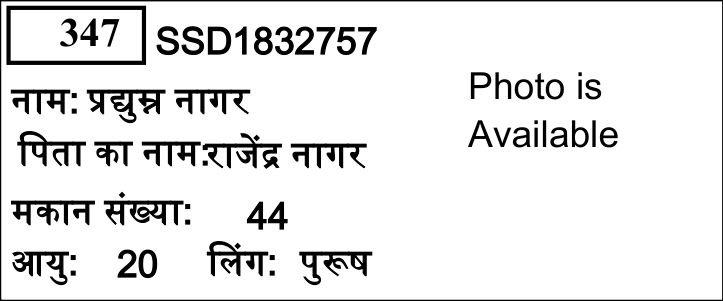
#> input picture card_347.png, 723 x 301 px
$ python -i card_detector.py   (imports and definitions only)
#> lines starting #> are read from the running program, lines starting #| are printed output that depends on the picture; after the words box and inside, x2 and y2 are one past the last pixel; in counts of white or black regions, pixels touching at a corner belong together
#> further down, picture is the input picture: shape (301, 723, 3); min 0, max 255, mean 229.9
"""
Voter Card Detector Module
Detects rectangular voter cards dynamically across 3 columns using OpenCV morphological operations,
contours, geometric filtering, and reading order preservation.
Includes fallback heuristics for broken/faint borders.
"""

import cv2
import numpy as np
from typing import List, Tuple


def detect_voter_cards(page_image: np.ndarray) -> List[Tuple[int, int, int, int]]:
    """
    Detect individual voter card bounding boxes from a rendered page image.

    Args:
        page_image: BGR or Grayscale numpy array of the rendered PDF page.

    Returns:
        List of bounding boxes (x, y, w, h) sorted in reading order (top-to-bottom, left-to-right).
    """
    if page_image is None or page_image.size == 0:
        return []

    # Convert to grayscale if needed
    if len(page_image.shape) == 3:
        gray = cv2.cvtColor(page_image, cv2.COLOR_BGR2GRAY)
    else:
        gray = page_image.copy()

    img_h, img_w = gray.shape
#> img_h = 301; img_w = 723

    # Estimate scaling based on standard A4 width (595 points)
    scale = img_w / 595.0
#> scale = 1.22

    # 1. Invert and apply adaptive thresholding to highlight line boundaries
    thresh = cv2.adaptiveThreshold(
        ~gray, 255, cv2.ADAPTIVE_THRESH_MEAN_C, cv2.THRESH_BINARY, 15, -2
    )
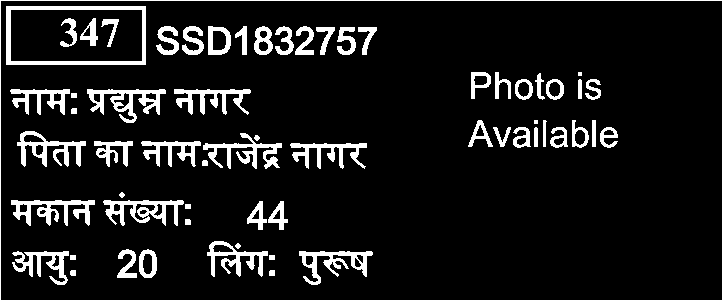
#> thresh: shape (301, 723); 10.1% white; 62 white regions (2 under 20 px), largest, box (x1, y1, x2, y2) and area: (0, 0, 723, 301) 2044, (6, 6, 146, 65) 1579, (87, 89, 166, 123) 1065

    # 2. Morphological operations for horizontal and vertical lines
    # Card width is roughly 25-30% of page width
    h_kernel_len = max(10, int(img_w / 25))
#> h_kernel_len = 28
    h_kernel = cv2.getStructuringElement(cv2.MORPH_RECT, (h_kernel_len, 1))
    h_lines = cv2.morphologyEx(thresh, cv2.MORPH_OPEN, h_kernel)
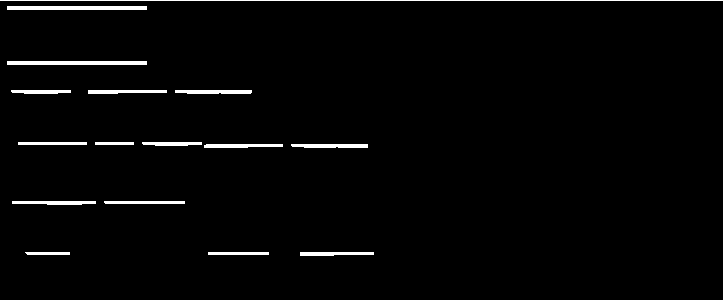
#> h_lines: shape (301, 723); 2.5% white; 17 white regions, largest, box (x1, y1, x2, y2) and area: (0, 0, 723, 1) 723, (0, 300, 723, 301) 723, (7, 6, 147, 10) 560

    # Card height is roughly 8-10% of page height
    v_kernel_len = max(10, int(img_h / 45))
#> v_kernel_len = 10
    v_kernel = cv2.getStructuringElement(cv2.MORPH_RECT, (1, v_kernel_len))
#> v_kernel = [1, 1, 1, 1, 1, 1, 1, 1, 1, 1]
    v_lines = cv2.morphologyEx(thresh, cv2.MORPH_OPEN, v_kernel)
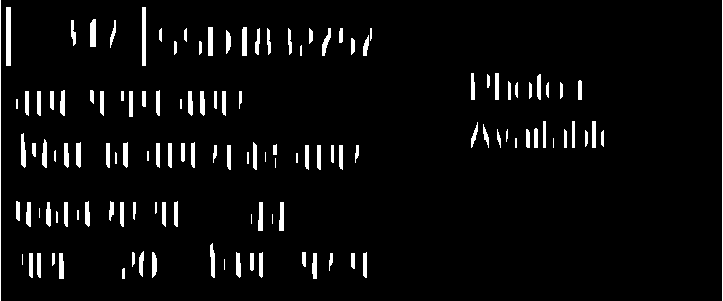
#> v_lines: shape (301, 723); 4.6% white; 129 white regions (8 under 20 px), largest, box (x1, y1, x2, y2) and area: (0, 0, 1, 301) 301, (722, 0, 723, 301) 301, (6, 7, 11, 66) 295

    # Combine horizontal and vertical table grids
    table_grid = cv2.bitwise_or(h_lines, v_lines)
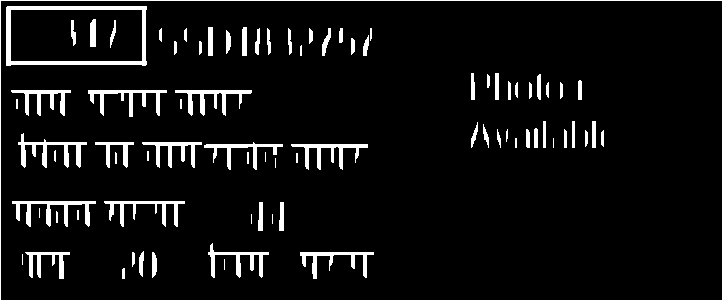
#> table_grid: shape (301, 723); 6.8% white; 81 white regions (8 under 20 px), largest, box (x1, y1, x2, y2) and area: (0, 0, 723, 301) 2044, (6, 6, 147, 66) 1595, (12, 201, 96, 227) 732

    # Close small gaps in borders
    close_kernel = cv2.getStructuringElement(cv2.MORPH_RECT, (3, 3))
    table_grid = cv2.morphologyEx(table_grid, cv2.MORPH_CLOSE, close_kernel)
#> table_grid: shape (301, 723); 6.8% white; 80 white regions (8 under 20 px)

    # 3. Find contours
    contours, _ = cv2.findContours(table_grid, cv2.RETR_TREE, cv2.CHAIN_APPROX_SIMPLE)
#> contours = 82 contours, 21 with area under 20; largest, box (x1, y1, x2, y2) and area: (0, 0, 723, 301) 216600, (0, 0, 723, 301) 216598, (6, 6, 147, 66) 8077, (10, 9, 143, 62) 6862, (12, 201, 96, 227) 549

    # Geometric criteria for a voter card:
    # A voter card spans roughly 24% to 35% of page width, and 62 to 88 PDF points in height
    min_w = int(0.23 * img_w)
    max_w = int(0.36 * img_w)
    min_h = int(60 * scale)
    max_h = int(90 * scale)

    # Ignore header (top 14% of page) and footer (bottom 4% of page)
    min_y = int(0.14 * img_h)
    max_y = int(0.96 * img_h)

    raw_cards = []
    for cnt in contours:
        x, y, w, h = cv2.boundingRect(cnt)
        if min_w <= w <= max_w and min_h <= h <= max_h:
            # Check aspect ratio (width is greater than height, between 1.8 and 3.0)
            aspect_ratio = float(w) / max(1, h)
            if 1.8 <= aspect_ratio <= 3.0:
                # Must be in voter content region (exclude page header and footer)
                if min_y <= y <= max_y:
                    raw_cards.append((x, y, w, h))
#> this loop made 82 passes
#> (x, y, w, h) on passes 2, 3, 6, 7, 8, 9, 10, 11, 17, 18, 19, 20: (0, 0, 723, 301), (122, 268, 3, 11), (300, 252, 74, 27), (152, 252, 5, 26), (132, 252, 3, 15), (25, 252, 45, 27), (139, 251, 5, 26), (208, 243, 61, 35), (279, 202, 5, 29), (258, 202, 5, 29), (104, 201, 81, 26), (12, 201, 84, 26)
#> (cnt, x, y, w, h) on passes 1, 4, 5, 12, 13, 14: ([[0, 0], [0, 300], [722, 300], [722, 0]], 0, 0, 723, 301), ([[224, 259], [224, 269]], 224, 259, 1, 11), ([[22, 254], [22, 264]], 22, 254, 1, 11), ([[272, 214], [272, 223]], 272, 214, 1, 10), ([[251, 214], [251, 223]], 251, 214, 1, 10), ([[56, 211], [56, 222], [57, 222], [57, 212]], 56, 211, 2, 12)
#> after the loop, raw_cards = []

    # 4. Deduplicate overlapping / nested contours (inner photo box or double border)
    filtered = []
    # Sort by area descending to keep outer bounding box
    raw_cards_sorted = sorted(raw_cards, key=lambda b: b[2] * b[3], reverse=True)
#> raw_cards_sorted = []
    tol = int(20 * scale)

    for c in raw_cards_sorted:
        cx, cy, cw, ch = c
        is_dup = False
        for f in filtered:
            fx, fy, fw, fh = f
            # Check if centers or corners are very close
            if abs(cx - fx) < tol and abs(cy - fy) < tol:
                is_dup = True
                break
            # Check if one is contained inside another
            if cx >= fx - 5 and cy >= fy - 5 and (cx + cw) <= (fx + fw + 5) and (cy + ch) <= (fy + fh + 5):
                is_dup = True
                break
        if not is_dup:
            filtered.append(c)
#> this loop made 0 passes
#> after the loop, filtered = []

    # 5. If no cards found by table borders, return empty list (e.g. cover page, map, summary)
    if not filtered:
        return []

    # 6. Sort in natural reading order: Top to bottom (by rows), then Left to right
    sorted_cards = _sort_reading_order(filtered, scale)

    return sorted_cards


# [64 lines left out: functions _sort_reading_order, _generate_heuristic_grid, not called in this run]

>>> import cv2
>>> picture = cv2.imread('card_347.png')
>>> result = detect_voter_cards(picture)
#> result = []

$ run again, on card_354.png
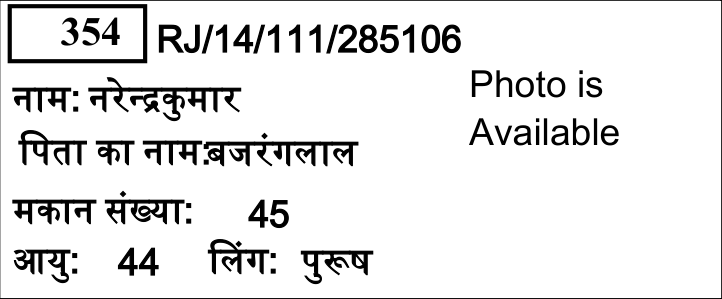
#> input picture card_354.png, 722 x 299 px
#> picture is the input picture: shape (299, 722, 3); min 0, max 255, mean 230
#> in detect_voter_cards, `thresh = cv2.adaptiveThreshold( ~gray, 255, cv2.ADAPTIVE_THRESH_MEAN_C..`:
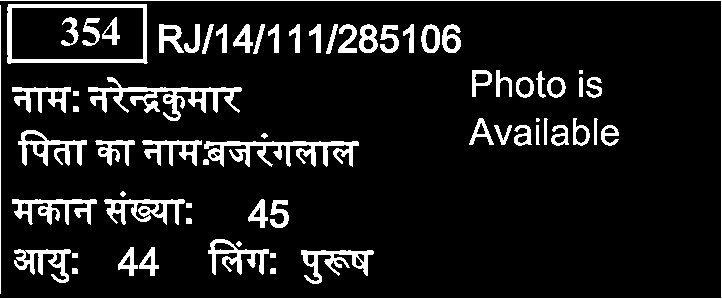
#> thresh: shape (299, 722); 10.6% white; 67 white regions (2 under 20 px), largest, box (x1, y1, x2, y2) and area: (88, 77, 242, 121) 1924, (204, 141, 359, 167) 1785, (0, 0, 722, 299) 1741
#> h_lines: shape (299, 722); 2.6% white; 15 white regions, largest, box (x1, y1, x2, y2) and area: (0, 0, 722, 1) 722, (0, 298, 722, 299) 722, (8, 59, 149, 63) 561
#> v_lines: shape (299, 722); 4.9% white; 139 white regions (13 under 20 px), largest, box (x1, y1, x2, y2) and area: (721, 0, 722, 299) 299, (0, 6, 1, 295) 289, (7, 5, 12, 65) 281
#> in detect_voter_cards, `table_grid = cv2.bitwise_or(h_lines, v_lines)`:
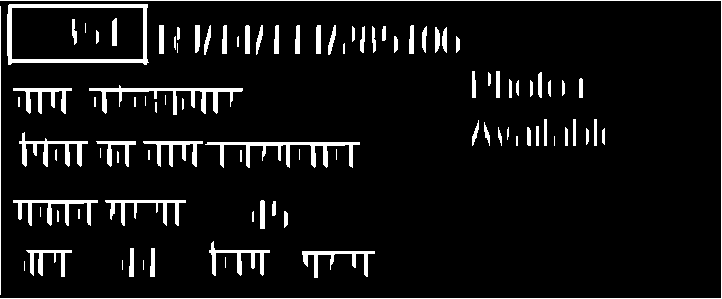
#> table_grid: shape (299, 722); 7.2% white; 94 white regions (13 under 20 px), largest, box (x1, y1, x2, y2) and area: (0, 0, 722, 299) 1741, (7, 4, 149, 65) 1584, (205, 142, 360, 168) 1156
#> contours = 92 contours, 30 with area under 20; largest, box (x1, y1, x2, y2) and area: (7, 4, 149, 65) 8066, (11, 7, 144, 60) 6862, (205, 142, 360, 168) 851, (89, 85, 243, 115) 814, (13, 200, 98, 226) 526
#> the loop in detect_voter_cards, `for cnt in contours:` made 92 passes
#> (cnt, x, y, w, h) on passes 1, 2, 3, 4, 11, 12: ([[24, 261], [24, 270]], 24, 261, 1, 10), ([[143, 260], [143, 269]], 143, 260, 1, 10), ([[122, 260], [122, 269]], 122, 260, 1, 10), ([[225, 257], [225, 267]], 225, 257, 1, 11), ([[253, 211], [252, 212], [252, 221], [253, 221]], 252, 211, 2, 11), ([[57, 210], [57, 221], [58, 221], [58, 211]], 57, 210, 2, 12)
#> after the loop in detect_voter_cards, `for cnt in contours:`: raw_cards = []

$ run again, on card_363.png
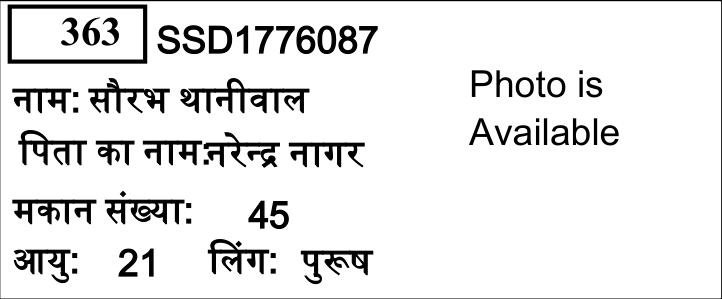
#> input picture card_363.png, 722 x 299 px
#> picture is the input picture: shape (299, 722, 3); min 0, max 255, mean 230.3
#> in detect_voter_cards, `thresh = cv2.adaptiveThreshold( ~gray, 255, cv2.ADAPTIVE_THRESH_MEAN_C..`:
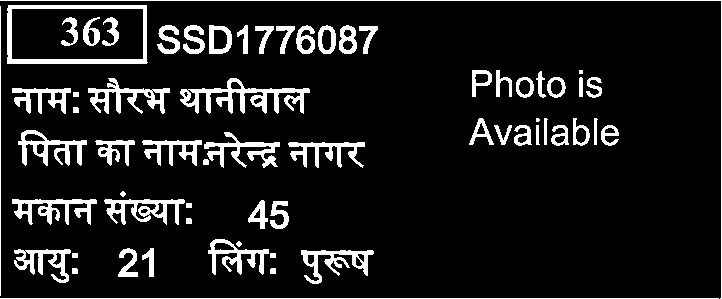
#> thresh: shape (299, 722); 10.5% white; 63 white regions (2 under 20 px), largest, box (x1, y1, x2, y2) and area: (7, 5, 148, 64) 1704, (180, 78, 310, 114) 1647, (0, 0, 722, 299) 1021
#> h_lines: shape (299, 722); 2.7% white; 17 white regions, largest, box (x1, y1, x2, y2) and area: (0, 0, 722, 1) 722, (0, 298, 720, 299) 720, (8, 59, 149, 64) 701
#> v_lines: shape (299, 722); 4.8% white; 137 white regions (10 under 20 px), largest, box (x1, y1, x2, y2) and area: (721, 0, 722, 299) 299, (0, 7, 1, 297) 290, (7, 6, 12, 65) 278
#> in detect_voter_cards, `table_grid = cv2.bitwise_or(h_lines, v_lines)`:
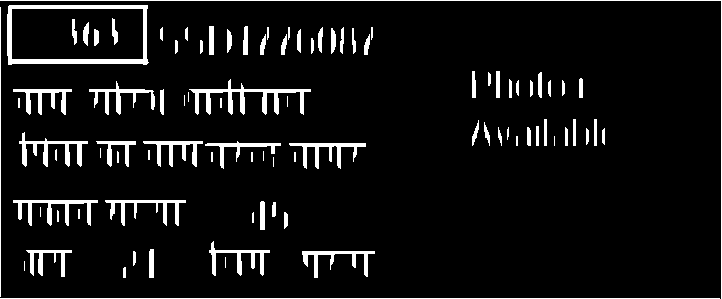
#> table_grid: shape (299, 722); 7.2% white; 91 white regions (10 under 20 px), largest, box (x1, y1, x2, y2) and area: (7, 5, 149, 65) 1710, (189, 79, 311, 115) 1133, (0, 0, 722, 299) 1020
#> contours = 87 contours, 25 with area under 20; largest, box (x1, y1, x2, y2) and area: (7, 5, 149, 65) 8062, (11, 8, 144, 60) 6730, (189, 79, 311, 115) 859, (13, 200, 98, 226) 526, (19, 132, 88, 167) 521
#> the loop in detect_voter_cards, `for cnt in contours:` made 87 passes
#> (x, y, w, h) on passes 1, 4, 5, 6, 7, 8, 9, 14: (123, 267, 3, 11), (302, 251, 73, 27), (133, 251, 3, 15), (26, 250, 46, 27), (149, 249, 5, 29), (209, 241, 61, 35), (284, 212, 4, 17), (272, 202, 4, 15)
#> after the loop in detect_voter_cards, `for cnt in contours:`: raw_cards = []

$ run again, on page_11.png
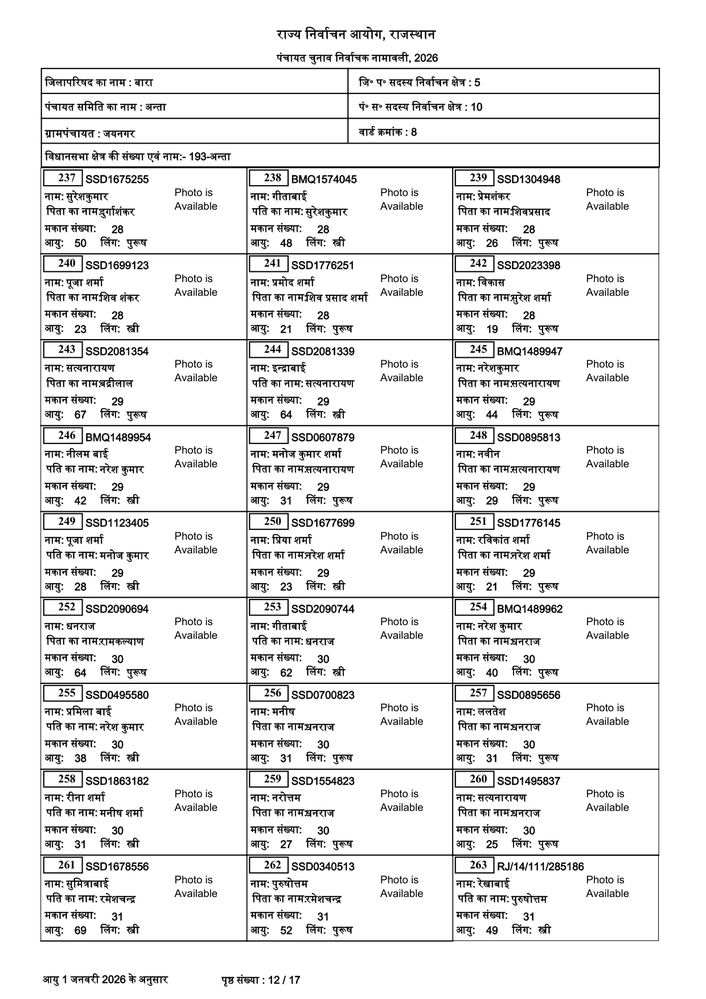
#> input picture page_11.png, 706 x 999 px, shrunk from 1240 x 1753 before the run
#> picture is the input picture: shape (999, 706, 3); min 0, max 255, mean 232.5
#> in detect_voter_cards, `thresh = cv2.adaptiveThreshold( ~gray, 255, cv2.ADAPTIVE_THRESH_MEAN_C..`:
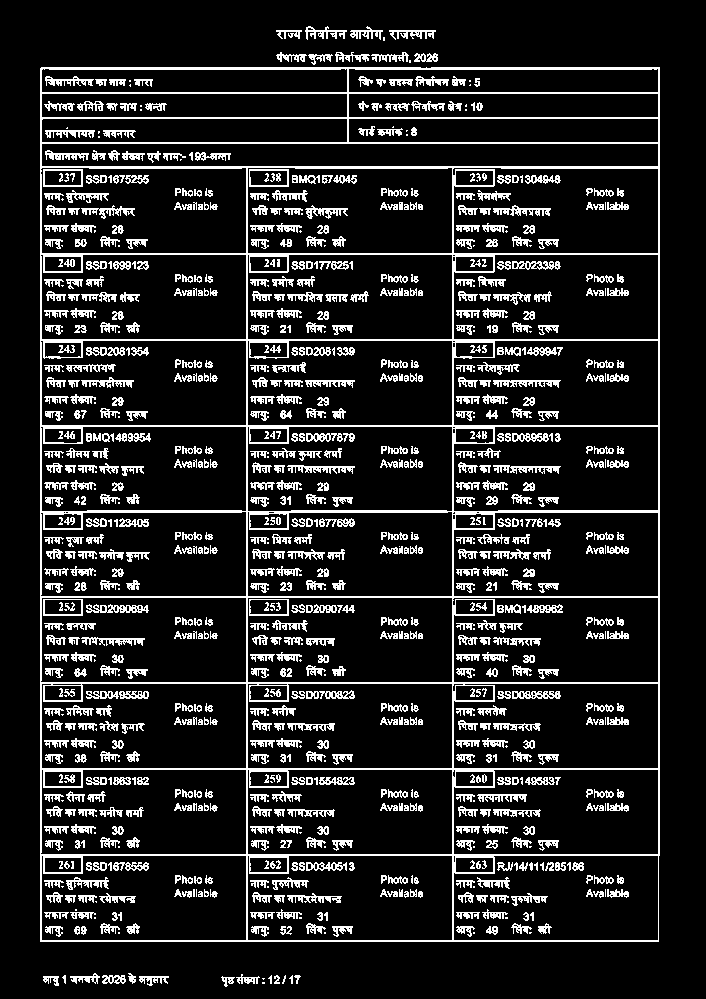
#> thresh: shape (999, 706); 13.6% white in thin lines or dots, all inside (x1, y1, x2, y2) = (40, 26, 660, 987)
#> h_lines: shape (999, 706); 3.7% white in thin lines or dots, all inside (x1, y1, x2, y2) = (41, 30, 661, 978)
#> v_lines: shape (999, 706); 0.94% white in thin lines or dots, all inside (x1, y1, x2, y2) = (40, 68, 660, 943)
#> in detect_voter_cards, `table_grid = cv2.morphologyEx(table_grid, cv2.MORPH_CLOSE, close_kernel)`:
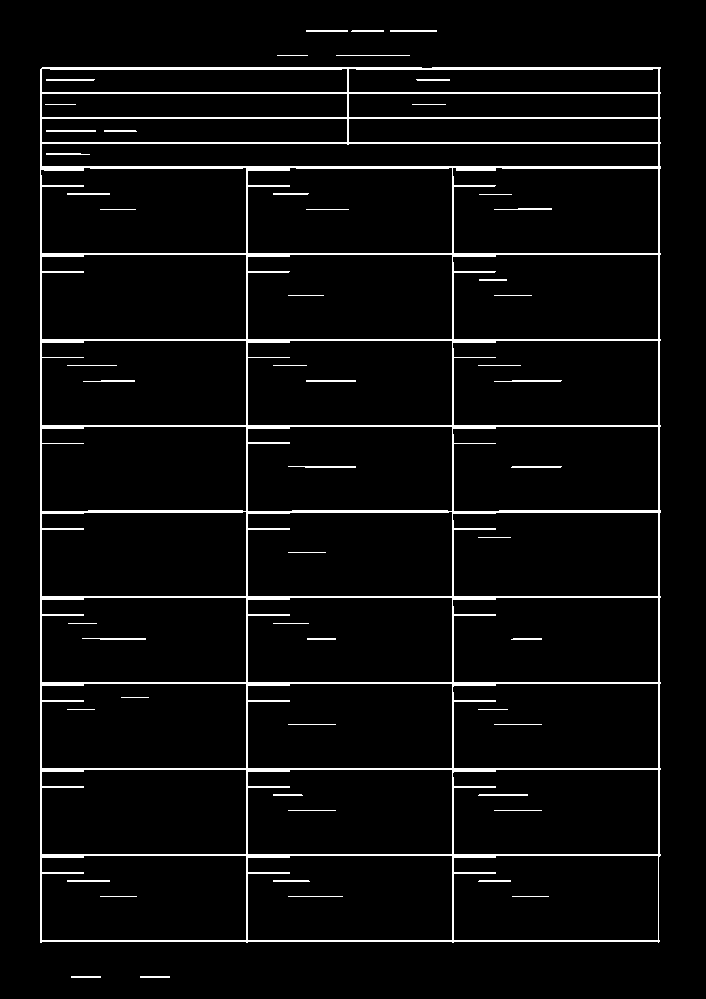
#> table_grid: shape (999, 706); 4.7% white in thin lines or dots, all inside (x1, y1, x2, y2) = (40, 30, 661, 978)
#> contours = 88 contours, 26 with area under 20; largest, box (x1, y1, x2, y2) and area: (40, 67, 661, 943) 540945, (452, 340, 659, 426) 17343, (247, 340, 453, 426) 17338, (41, 340, 247, 426) 17338, (452, 167, 659, 254) 17320
#> the loop in detect_voter_cards, `for cnt in contours:` made 88 passes
#> (x, y, w, h, aspect_ratio) on passes 4, 7, 10, 13, 16, 19, 20, 23: (453, 855, 206, 86, 2.4), (247, 855, 206, 86, 2.4), (41, 855, 206, 86, 2.4), (452, 769, 207, 86, 2.41), (247, 769, 206, 86, 2.4), (41, 769, 206, 86, 2.4), (452, 683, 207, 86, 2.41), (247, 683, 206, 86, 2.4)
#> after the loop in detect_voter_cards, `for cnt in contours:`: raw_cards = 27 items, first 6: (453, 855, 206, 86), (247, 855, 206, 86), (41, 855, 206, 86), (452, 769, 207, 86), (247, 769, 206, 86), (41, 769, 206, 86)
#> raw_cards_sorted = 27 items, first 6: (452, 167, 207, 87), (40, 167, 207, 87), (247, 167, 206, 87), (452, 769, 207, 86), (452, 683, 207, 86), (452, 597, 207, 86)
#> the loop in detect_voter_cards, `for c in raw_cards_sorted:` made 27 passes
#> after the loop in detect_voter_cards, `for c in raw_cards_sorted:`: filtered has the same summary as raw_cards_sorted
#> cards_by_y = 27 items, first 6: (452, 167, 207, 87), (40, 167, 207, 87), (247, 167, 206, 87), (452, 254, 207, 86), (247, 254, 206, 86), (41, 254, 206, 86)
#> in _sort_reading_order, `current_row = [cards_by_y[0]]`: current_row = [(452, 167, 207, 87)]
#> in _sort_reading_order, `current_row_y = cards_by_y[0][1]`: current_row_y = 167
#> the loop in _sort_reading_order, `for c in cards_by_y[1:]:` made 26 passes
#> after the loop in _sort_reading_order, `for c in cards_by_y[1:]:`: rows = 8 items
#> the loop in _sort_reading_order, `for r in rows:` made 9 passes
#> after the loop in _sort_reading_order, `for r in rows:`: sorted_result = 27 items, first 6: (40, 167, 207, 87), (247, 167, 206, 87), (452, 167, 207, 87), (41, 254, 206, 86), (247, 254, 206, 86), (452, 254, 207, 86)
#> sorted_cards has the same summary as sorted_result in _sort_reading_order
#> result has the same summary as sorted_result in _sort_reading_order
